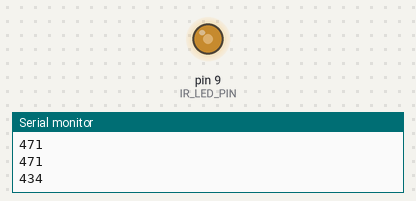
The sketch below on a simulated Arduino Uno, built with avr-gcc and run on an emulated ATmega328P. Shown: output pins drawn as LEDs (lit = HIGH), the last lines printed to the serial monitor.

Above: at 0.4 s.
At 9.06 s:
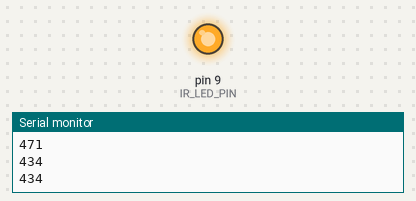
At 36.59 s:
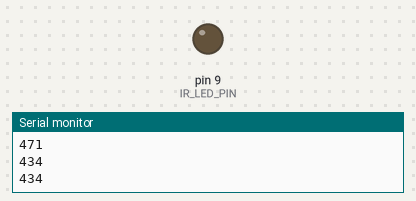
Timing chart, 0 to 40.0 s (numbered marks = the images above):
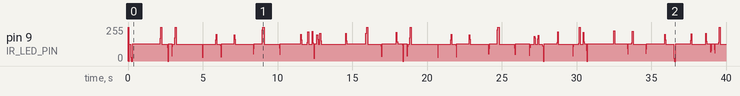

The sketch:

TransmitterSideV4.ino
```cpp
/*
 * Put states in an object, since they change frequency.
 * Only would need to look at one place to see how states
 * are being mutated.
 *
 * One object that deals with sending messages
 */

#define IR_LED_PIN 9 // Digital Pin 9 corresponds to ATmega328p's PB1 pin
#define MARK_FREQ 2295 // Frequency for logical 1 (mark)
#define SPACE_FREQ 2125 // Frequency for logical 0 (space)
#define BAUD_RATE 45.45 // Baud rate (bits per second)
#define BIT_DURATION (1000000 / BAUD_RATE) // Bit duration in microseconds (22 ms)

volatile bool transmitting = false;
volatile uint8_t currentByte = 0;
volatile uint8_t bitCount = 0;
volatile const char *message = NULL;
volatile bool isStartBit = true;

void setup() {
  Serial.begin(9600); // For verification purposes
  DDRB |= (1 << DDB1); // Set PB1 as output

  // Configure Timer1 for mark/space frequency generation
  timer1MarkSpace();

  // Configure Timer2 for bit timing
  timer2BitTiming();

  // Enable Timer1 and Timer2 compare interrupts
  enableTimer1();
  enableTimer2();

  // Set interrupt global enable flag bit (re-enable interrupts after being disabled)
  sei();
}

ISR(TIMER1_COMPA_vect) {
  PORTB ^= (1 << PORTB1); // Toggle PB1 to generate mark/space frequency
}

ISR(TIMER2_COMPA_vect) {
  if (!transmitting) {
    return;
  }

  if (isStartBit) {
    // Transmit start bit (logical 0)
    setTimer1SpaceFreq();
    isStartBit = false;
    Serial.println(OCR1A);
  }else if (bitCount < 8) {
    // Transmit data bits (LSB first)
    if (currentByte & (1 << bitCount)) {
      setTimer1MarkFreq();
      //Serial.print("1");
      Serial.println(OCR1A);
    } else {
      setTimer1SpaceFreq();
      //Serial.print("0");
      Serial.println(OCR1A);
    }
    bitCount++;
  } else {
    //Serial.print(" ");
    // Transmit stop bit (logical 1)
    setTimer1MarkFreq();
    Serial.println(OCR1A);
    bitCount = 0;
    message++;
    if (*message) {
      currentByte = *message;
      isStartBit = true;
    } else {
      endMessage();
    }
  }
}

void loop() {
  transmitMessage("Hello World!");
  while (transmitting) {
    // Wait for transmission to complete
  }
  //checkStates();
  //delay(1000);
}

void timer1MarkSpace() {
  TCCR1A = 0; // Clear Timer1 control register A
  TCCR1B = 0; // Clear Timer1 control register B
  TCCR1B |= (1 << WGM12); // Set CTC mode
  TCCR1B |= (1 << CS11); // Set prescaler to 8
}

void setTimer1MarkFreq() {
  OCR1A = 434; //(F_CPU / (2 * 8 * MARK_FREQ)) - 1;
}

void setTimer1SpaceFreq() {
  OCR1A = 471; //(F_CPU / (2 * 8 * SPACE_FREQ)) - 1;
}

void timer2BitTiming() {
  TCCR2A = 0; // Clear Timer2 control register A
  TCCR2B = 0; // Clear Timer2 control register B
  TCCR2B |= (1 << CS22) | (1 << CS21) | (1 << CS20); // Set prescaler to 1024
  OCR2A = -1; //(unsigned long long)2 * 1024 * (1 + / (1000000 / BIT_DURATION)) - 1; // Set Timer2 compare value for bit duration
}

void enableTimer1() {
  TIMSK1 |= (1 << OCIE1A);
}

void disableTimer1() {
  TIMSK1 &= ~(1 << OCIE1A);
}

void enableTimer2() {
  TIMSK2 |= (1 << OCIE2A); // Enable Timer2 interrupt (consider making OCIE2A a parameter)
}

void disableTimer2() {
  TIMSK2 &= ~(1 << OCIE2A); // Disable Timer2 interrupt
}

void transmitMessage(const char* msg) {
  message = msg;
  currentByte = *message;
  bitCount = 0;
  isStartBit = true;
  transmitting = true;
  enableTimer2();
}

void endMessage() {
  transmitting = false;
  disableTimer2();
}

void checkStates() {
  Serial.println("Message transmitted successfully");
  Serial.print("F_CPU: ");
  Serial.println(F_CPU);
  Serial.print("OCR1A: ");
  Serial.println(OCR1A);
  Serial.print("OCR2A: ");
  Serial.println(OCR2A);
  Serial.print("TIMSK1: ");
  Serial.println(TIMSK1);
  Serial.print("TIMSK2: ");
  Serial.println(TIMSK2);
  Serial.print("TIMSK1: ");
  Serial.println(TIMSK2);
  Serial.println();
}
```
